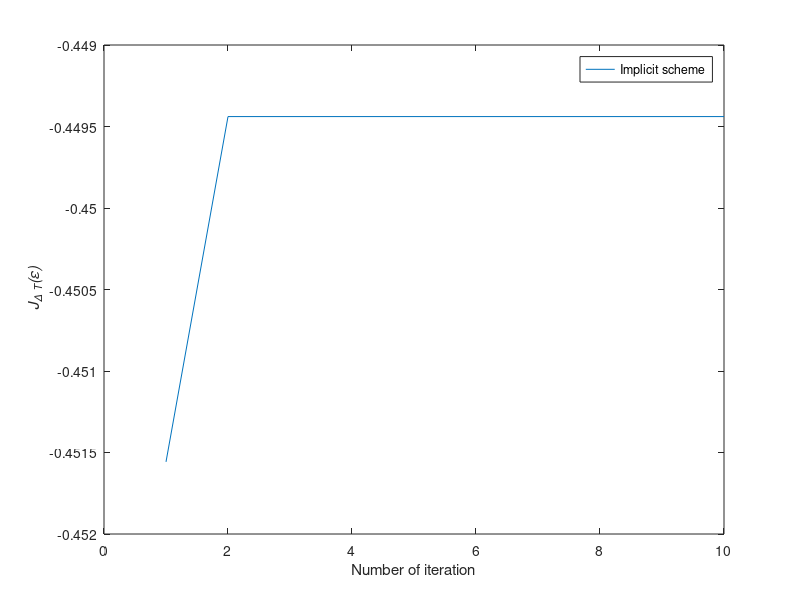

The MATLAB source for this figure:
function implicit
%============= Variables =================
T	=10;
L	=20; %return to 200
t	=linspace(0,T,L);
dt	=t(2)-t(1);

H0	=[1 0;0 2];
H1	=[0 1;1 0];


alpha = 10;
y0 = [1;0];
ycible	=[0;1];

maxiter	= 10; %return to 30 after
c	= ones(1,L-1)*0.3; %eps
ctil = ones(1,L-1)*0.5; %eps tilde
%division by zero in mus if c=ctilde

y=zeros(2,L);
y(:,1)=y0;
p=zeros(2,L);
p(:,L)=ycible;%to edit?

psit=zeros(2,L);
psit(:,1)=expm(-(H0*dt)/(2*i))*y(:,1); %initial value

psib=zeros(2,L);
psib(:,1)=expm((H0*dt)/(2*i))*y(:,1);

chit=zeros(2,L);
chit(:,L)=expm((H0*dt)/(2*i))*p(:,L); %end value

chib=zeros(2,L);
chib(:,L)=expm(-(H0*dt)/(2*i))*p(:,L);

Jtab=zeros(1,maxiter);


%============= Main =================
for iter=1:maxiter
  %iter
  %use Newton or secante?
  %step1
    for j=L-1:-1:1
    chib(:,j+1)=expm(-(H0*dt)/(2*i))*p(:,j+1);
    %psit(:,j)=expm(-(H0*dt)/(2*i))*y(:,j); %k+1
    f = @(x)x+(1/alpha)*imag(chib(:,j+1).'*calculMus(c(j),x,H1,dt)*psit(:,j+1));
    if (j==L-1)
      x0=ctil(L-1);
    else
      x0=ctil(j+1);
    endif
    x=fzero(f,x0);
    ctil(j)=x;
    chit(:,j)=expm(i*H1*ctil(:,j)*dt)*chib(:,j+1);
    
    p(:,j)=expm(i*H0*dt/2)*chit(:,j);
  end
  %ctil
  
  
  %step2
  for j=1:L-1
    psib(:,j)=expm((H0*dt)/(2*i))*y(:,j);
    f = @(x)x+(1/alpha)*imag(chit(:,j).'*calculMus(x,ctil(j),H1,dt)*psib(:,j));
    if (j==1)
      x0=c(1);
    else
      x0=c(j-1);
    endif
    x=fzero(f,x0);
    c(j)=x;

    psit(:,j+1)=expm(-i*H1*c(:,j)*dt)*psib(:,j);
    y(:,j+1)=expm(-i*H0*dt/2)*psit(:,j+1);
  end
  %c

  
  %J=2-norm(ycible-y(:,L))^2 - alpha * dt * norm(c)^2;
  J=2*real(ycible.'*y(:,L)) - alpha * dt * norm(c)^2;
  
  Jtab(iter)=J;
	plot(Jtab);
  xlabel("Number of iteration");
  ylabel ('{\it J_{\Delta T}(\epsilon)}')
  legend ("Implicit scheme");
	pause(.1);
  
	fprintf(2,'Iter=%i|J=%f \n',iter,J)
end
fprintf(1,'y(T)=%f \n',y(:,L))

end

%============= Functions =================
%********** Mu star **********
function mus=calculMus(x,y,mu,dt)
  Id2 = eye (size (mu));
  mus=i*(expm(mu*(x-y)*dt/i)-Id2)/(dt*(x-y));
end
